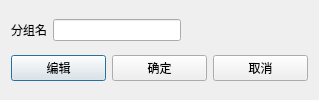
<?xml version="1.0" encoding="UTF-8"?>
<ui version="4.0">
 <class>PersonGroupInfo</class>
 <widget class="QDialog" name="PersonGroupInfo">
  <property name="geometry">
   <rect>
    <x>0</x>
    <y>0</y>
    <width>319</width>
    <height>100</height>
   </rect>
  </property>
  <property name="windowTitle">
   <string>联系人分组详情</string>
  </property>
  <layout class="QHBoxLayout" name="horizontalLayout_3">
   <item>
    <layout class="QVBoxLayout" name="verticalLayout">
     <item>
      <layout class="QHBoxLayout" name="horizontalLayout">
       <item>
        <widget class="QLabel" name="label">
         <property name="text">
          <string>分组名</string>
         </property>
        </widget>
       </item>
       <item>
        <widget class="QLineEdit" name="groupNameLineEdit"/>
       </item>
       <item>
        <spacer name="horizontalSpacer">
         <property name="orientation">
          <enum>Qt::Horizontal</enum>
         </property>
         <property name="sizeHint" stdset="0">
          <size>
           <width>40</width>
           <height>20</height>
          </size>
         </property>
        </spacer>
       </item>
      </layout>
     </item>
     <item>
      <layout class="QHBoxLayout" name="horizontalLayout_2">
       <item>
        <widget class="QPushButton" name="editPushButton">
         <property name="text">
          <string>编辑</string>
         </property>
        </widget>
       </item>
       <item>
        <widget class="QPushButton" name="okPushButton">
         <property name="text">
          <string>确定</string>
         </property>
        </widget>
       </item>
       <item>
        <widget class="QPushButton" name="cancelPushButton">
         <property name="text">
          <string>取消</string>
         </property>
        </widget>
       </item>
      </layout>
     </item>
    </layout>
   </item>
  </layout>
 </widget>
 <resources/>
 <connections/>
</ui>
